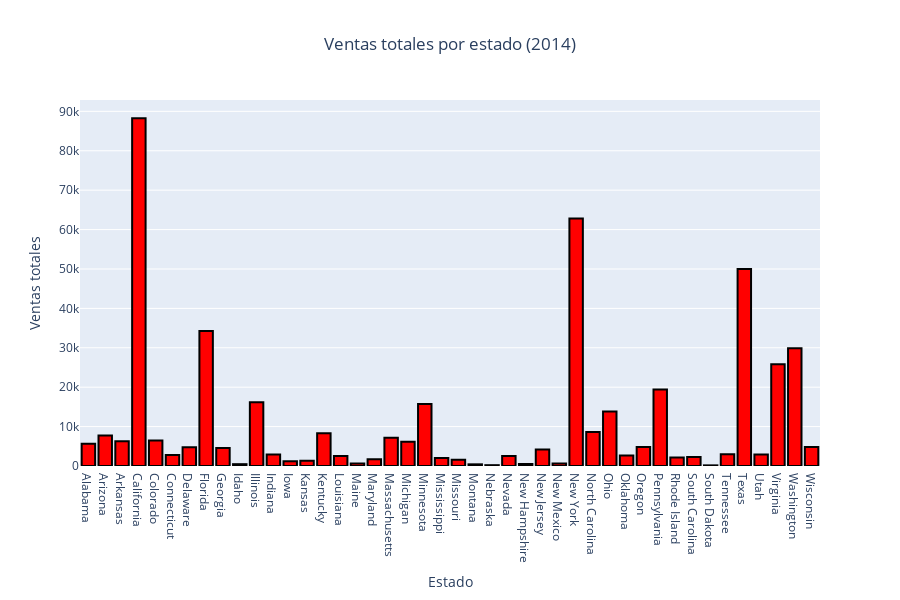

Notebook source saved alongside this figure:
### Markdown cell above
## 1. Cree un gráfico de barras interactivo que muestre las ventas totales por estado para 2014.

### Code cell
#Datos del año 2014
df_14=df[df['Ship Date'].dt.year==2014]

#Un df que agrupe los estados y calcule las ventas totales
ventas_por_estado=df_14.groupby('State', as_index=False)['Sales'].sum() #.sort_values(ascending=False)

trace=go.Bar(
            x=ventas_por_estado['State'],
            y=ventas_por_estado['Sales'],
            marker=dict(color='red',
                        line=dict(color='black', width=2))
)

data=[trace]
layout=dict(title=dict(text='Ventas totales por estado (2014)', x=0.5),
            xaxis=dict(title='Estado'),
            yaxis=dict(title='Ventas totales'),
            height=600,  # Ajustar la altura
            width=900  #anchura
            )

fig=go.Figure(data=data, layout=layout)

iplot(fig)

### Figure 1 — Plotly figure (JSON) as saved in the notebook; plotly's stock layout.template omitted (floating-point values rounded to 4 significant figures)
{"data": [{"marker": {"color": "red", "line": {"color": "black", "width": 2}}, "type": "bar", "x": ["Alabama", "Arizona", "Arkansas", "California", "Colorado", "Connecticut", "Delaware", "Florida", "Georgia", "Idaho", "Illinois", "Indiana", "Iowa", "Kansas", "Kentucky", "Louisiana", "Maine", "Maryland", "Massachusetts", "Michigan", "Minnesota", "Mississippi", "Missouri", "Montana", "Nebraska", "Nevada", "New Hampshire", "New Jersey", "New Mexico", "New York", "North Carolina", "Ohio", "Oklahoma", "Oregon", "Pennsylvania", "Rhode Island", "South Carolina", "South Dakota", "Tennessee", "Texas", "Utah", "Virginia", "Washington", "Wisconsin"], "y": [5617.0, 7743.0, 6303.0, 88240.0, 6502.0, 2794.0, 4786.0, 34250.0, 4540.0, 465.2, 16150.0, 2937.0, 1191.0, 1320.0, 8280.0, 2535.0, 617.1, 1701.0, 7140.0, 6162.0, 15740.0, 2055.0, 1571.0, 424.5, 210.0, 2561.0, 504.5, 4192.0, 650.7, 62810.0, 8621.0, 13830.0, 2639.0, 4808.0, 19440.0, 2169.0, 2271.0, 162.2, 3012.0, 49970.0, 2944.0, 25800.0, 29870.0, 4848.0]}], "layout": {"height": 600, "title": {"text": "Ventas totales por estado (2014)", "x": 0.5}, "width": 900, "xaxis": {"title": {"text": "Estado"}}, "yaxis": {"title": {"text": "Ventas totales"}}}}
